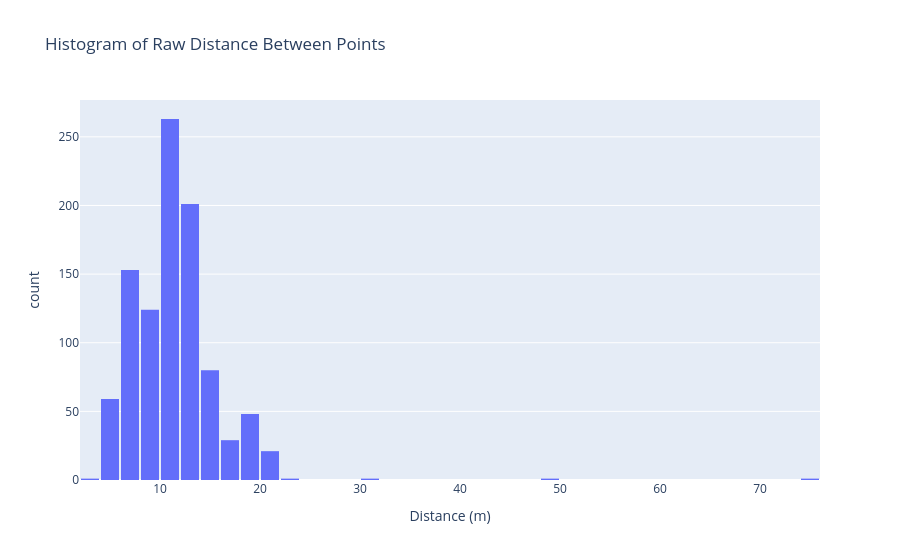

Here is the notebook cell this chart was saved with:
### Code cell
#Create a histogram with raw distance values
fig = px.histogram(raw_df, x='distance', nbins=50, title='Histogram of Raw Distance Between Points', labels={'distance': 'Distance (m)'})
fig.update_layout(bargap=0.1)
fig.show()

### Figure 1 — Plotly figure (JSON) as saved in the notebook; plotly's stock layout.template omitted (floating-point values rounded to 4 significant figures; data arrays with more than 128 entries replaced by an {"elided": "..."} marker saying what was removed)
{"data": [{"bingroup": "x", "hovertemplate": "Distance (m)=%{x}<br>count=%{y}<extra></extra>", "legendgroup": "", "marker": {"color": "#636efa", "pattern": {"shape": ""}}, "name": "", "nbinsx": 50, "orientation": "v", "showlegend": false, "type": "histogram", "x": {"elided": "984 float values"}, "xaxis": "x", "yaxis": "y"}], "layout": {"bargap": 0.1, "barmode": "relative", "legend": {"tracegroupgap": 0}, "title": {"text": "Histogram of Raw Distance Between Points"}, "xaxis": {"anchor": "y", "domain": [0, 1], "title": {"text": "Distance (m)"}}, "yaxis": {"anchor": "x", "domain": [0, 1], "title": {"text": "count"}}}}
